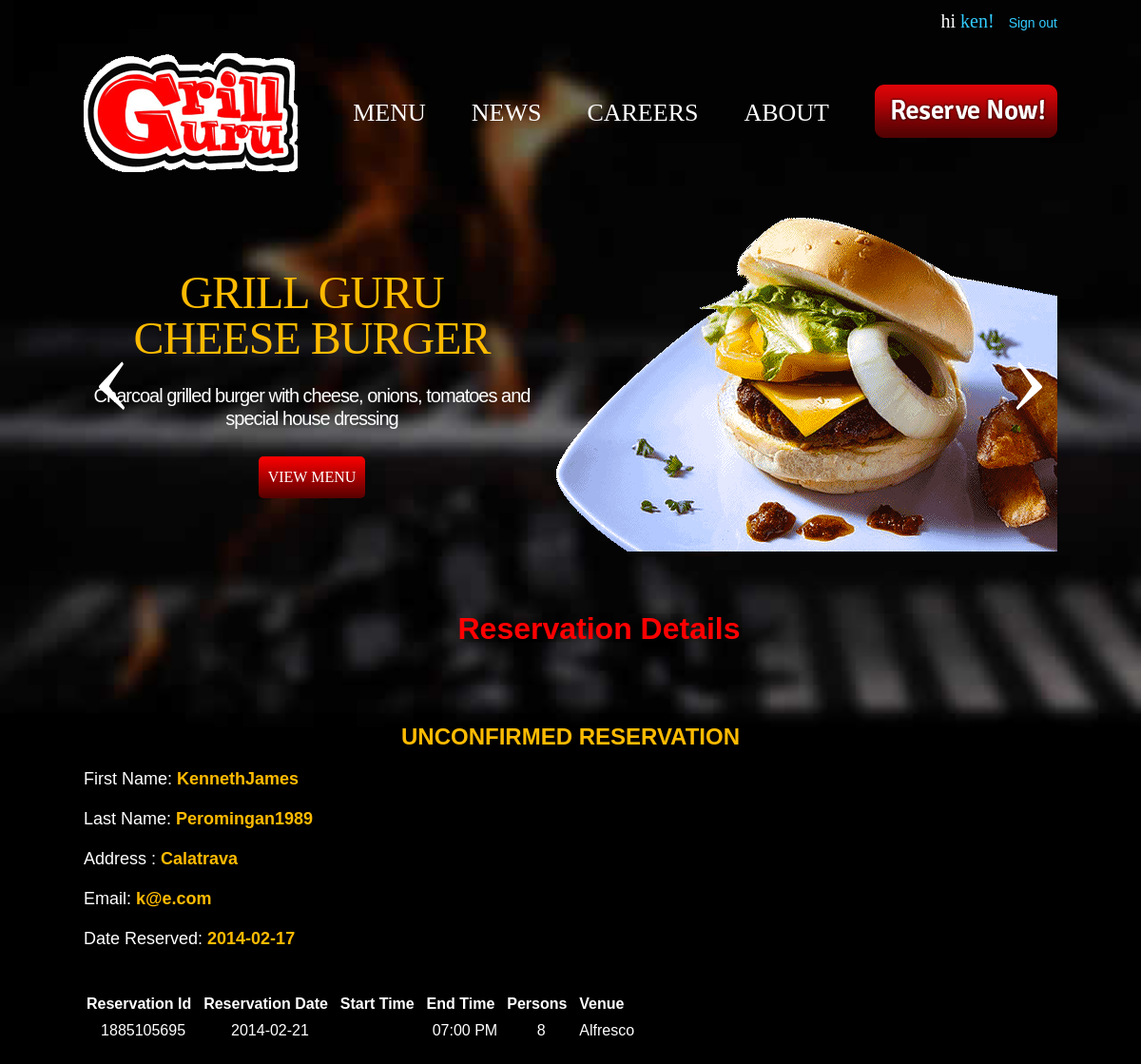
Screenshot of /project/view_details.php?id=115 (signed in) with the database file from the repository.
### tables this page shows
CREATE TABLE IF NOT EXISTS `reservations` (
  `id` int(100) unsigned NOT NULL AUTO_INCREMENT,
  `rid` varchar(10) NOT NULL,
  `persons` int(11) NOT NULL,
  `fname` varchar(100) NOT NULL,
  `lname` varchar(100) NOT NULL,
  `address` varchar(100) NOT NULL,
  `date` date NOT NULL,
  `mobile` varchar(250) NOT NULL,
  `email` varchar(100) NOT NULL,
  `rdate` date NOT NULL,
  `time` varchar(255) NOT NULL,
  `t_e` varchar(200) NOT NULL,
  `venue` varchar(200) NOT NULL,
  `status` int(1) NOT NULL,
  `penalty` int(11) NOT NULL,
  `total` int(11) NOT NULL,
  PRIMARY KEY (`id`),
  UNIQUE KEY `id` (`id`)
);

### project/view_details.php (the view, shortened to what this page needs)
<?php
include 'header.php';
$id=$_GET['id'];
$query= "SELECT * FROM reservations WHERE id = '" . $id . "' ";
$result=mysql_query($query);
$num=mysql_numrows($result);
?>
	 <div id="campaign">
                <div id="slides">
                    <div class="slide" style="background-image:url('images/slides/slide1.png')">
                        <span class="content">
                            <div class="title">Grill Guru Cheese Burger</div>
                            <div class="description">Charcoal grilled burger with cheese, onions, tomatoes and special house dressing</div>
                            <a class="button" href="menu.php">View Menu</a>
                        </span>
                    </div>
                </div>
                <div class="arrow">
                    <img onclick="slidePrev()" class="left" src="images/slides_arrow_left.png" />
                    <img onclick="slideNext()" class="right" src="images/slides_arrow_right.png" />
                </div>
            </div>
			<br>
			<br>
			<div id="contents">
					<center>
						<h1 class="highlight"> Reservation Details </h1>
					</center>
						<? $i; for ($i=0; $i < $num; $i++){
							$confirm = mysql_result($result,$i,"status");
							$stat = "";
							if ($confirm == 1) {
								$stat = "ACTIVE RESERVATION";
							}
							else  {
								$stat = "UNCONFIRMED RESERVATION";
							}
						?>
						<center>
						<h2 style="color:#fb0;"> <?echo $stat;?> </h1>
						</center>
						<p style="Font-size:18px;"> First Name: <b style="color:#fb0;"> <?echo mysql_result($result,$i,"fname");?> </b> </p>
						<p style="Font-size:18px;"> Last Name: <b style="color:#fb0;"> <?echo mysql_result($result,$i,"lname");?> </b> </p>
						<p style="Font-size:18px;"> Address	: <b style="color:#fb0;"> <?echo mysql_result($result,$i,"address");?> </b> </p>
						<p style="Font-size:18px;"> Email: <b style="color:#fb0;"> <?echo mysql_result($result,$i,"email");?> </b> </p>
						<p style="Font-size:18px;"> Date Reserved: <b style="color:#fb0;"> <?echo mysql_result($result,$i,"date");?> </b> </p>
						<table class="list" >
							<center>
							<tr>
								<th> Reservation Id &nbsp </th>
								<th> Reservation Date &nbsp </th>
								<th> Start Time &nbsp </th>
								<th> End Time &nbsp </th>
								<th> Persons &nbsp </th>
								<th> Venue &nbsp </th>
							</tr>
							<tr style="text-align:center;">
								<td> <? echo mysql_result($result,$i,"rid"); ?> </td>
								<td> <? echo mysql_result($result,$i,"rdate"); ?> </td>
									 <? $x = mysql_result( $result,$i,"time"); ?>
									 <? $et = $x + 3; ?>
									 <? $h = "";
										if ($et == 5){
											$h = "05:00 AM";
										}if ($et == 6){
											$h = "06:00 AM";
										}if ($et == 7){
											$h = "07:00 AM";
										}if ($et == 8){
											$h = "08:00 AM";
										}if ($et == 9){
											$h = "09:00 AM";
										}if ($et == 10){
											$h = "10:00 AM";
										}if ($et == 11){
											$h = "11:00 AM";
										}if ($et == 12){
											$h = "12:00 AM";
										}if ($et == 13){
											$h = "01:00 PM";
										}if ($et == 14){
											$h = "02:00 PM";
										}if ($et == 15){
											$h = "03:00 PM";
										}if ($et == 16){
											$h = "04:00 PM";
										}if ($et == 17){
											$h = "05:00 PM";
										}if ($et == 18){
											$h = "06:00 PM";
										}if ($et == 19){
											$h = "07:00 PM";
										}if ($et == 20){
											$h = "08:00 PM";
										}if ($et == 21){
											$h = "09:00 PM";
										}if ($et == 22){
											$h = "10:00 PM";
										}if ($et == 23){
											$h = "11:00 PM";
										}
									 ?>
									 <?
										$hi = "";
									 ?>
								 <td> <? echo $hi; ?> </td>
								<td> <?echo $h;?> </td>
								<td> <? echo mysql_result($result,$i,"persons"); ?> </td>
								<td> <? echo mysql_result($result,$i,"venue"); ?> </td>
							</tr>
							<? } ?>
						</table>
						</center>
    </body>
</html>

### project/css/main.css (style rules this page uses)
html { height:100%; min-height:100%; background-color:black; background-image:url('../images/bg.jpg'); background-repeat:no-repeat; background-size:100% auto; }
body { height:100%; min-height:100%; margin:0 auto; font-family:Verdana, source-sans-pro, Helvetica, Arial, sans-serif; font-size:16px; color:white; line-height:1.5em; -webkit-font-smoothing: antialiased; }
a { text-decoration:none; color:#3cf; cursor:pointer; }
.title { font-family:'Signika'; font-size:36px; letter-spacing:-1px; margin-bottom:24px; }
.highlight { color:red; }
.button { display:inline-block; padding:10px 10px; margin:0; font-size:16px; font-family:'Signika'; text-transform:uppercase; color:white; cursor:pointer; background: -webkit-linear-gradient(red, #500); background: -o-linear-gradient(red, #500); background: -moz-linear-gradient(red, #500); background: linear-gradient(red, #500); -moz-border-radius:5px; -webkit-border-radius:5px; border-radius:5px; border:0px; }
#campaign { height:352px; margin-top:16px; }
#campaign #slides { width:inherit; height:inherit; white-space:nowrap; overflow:hidden; font-size:0; }
#campaign #slides .slide { width:1024px; height:inherit; display:inline-block; vertical-align:middle; background-repeat:no-repeat; background-position:right; }
#campaign #slides .content { width:480px; height:inherit; white-space:normal; display:table-cell; text-align:center; vertical-align:middle; }
#campaign #slides .title { font-family:'Signika'; font-size:48px; line-height:48px; color:#fb0; padding:0 20px; text-transform:uppercase; }
#campaign #slides .description { margin:16px 0 28px 0; font-size:20px; letter-spacing:-1px; }
#campaign .arrow { top:-216px; position:relative; text-align:right; }
#campaign img { padding:16px; }
#campaign .arrow .left { float:left; }

### rows the page displays
reservations: status "UNCONFIRMED RESERVATION", fname "KennethJames", lname "Peromingan1989", address "Calatrava", email "k@e.com", date "2014-02-17", rid "1885105695", rdate "2014-02-21", time "07:00 PM", persons "8", venue "Alfresco"

### other values shown
$_COOKIE["user"] "ken"
